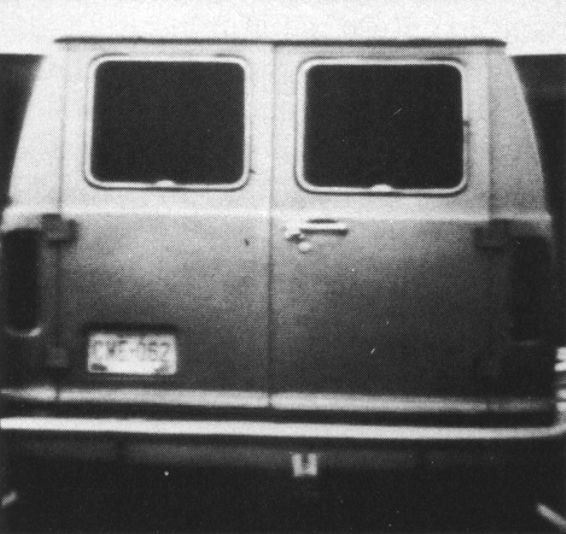
#> input picture Segmentation/images/Fig1027(a)(van_original).tif, 566 x 534 px
$ python EdgeDetection.py   (older library calls are emulated)
#> lines starting #> are read from the running program, lines starting #| are printed output that depends on the picture
import cv2
import numpy as np
from matplotlib import pyplot as plt

img=np.zeros((256,256),np.uint8)
img[100:200,100:200]=255
plt.imshow(img)
plt.show()

sobelx8u = cv2.Sobel(img,cv2.CV_8U,1 ,0,ksize=5) #سوبل خودش یک اپراتور گرادیان افقی و عمودی که مقادیر 1 و 0 یعنی در جهت x,y فعال باشد یا خیر
#نوع دیتاتایپ از نوع CV_8U که همون uint8 ---خروجی ماست
#اندازه کرنل سایزکه 5*5 است
#بخاطر مقادیر ستونی فیلتر سوبل و uint8 بودن ضرب ها فقط لبه اولی ستونی را بدست می آورد.پس از flot استفاده میکنیم
sobelx64f = cv2.Sobel(img,cv2.CV_64F,1,0,ksize=5)
abs_sobel64f = np.absolute(sobelx64f) #مثبت کردن مقادیر منفی که همون لبه سمت راست منفی بود و سیاه شد
sobel_8u = np.uint8(abs_sobel64f)

plt.subplot(1,3,1),plt.imshow(img,cmap = 'gray')
plt.title('Original'), plt.xticks([]), plt.yticks([])
plt.subplot(1,3,2),plt.imshow(sobelx8u,cmap = 'gray')
plt.title('Sobel CV_8U'), plt.xticks([]), plt.yticks([])
plt.subplot(1,3,3),plt.imshow(sobel_8u,cmap = 'gray')
plt.title('Sobel abs(CV_64F)'), plt.xticks([]), plt.yticks([])
plt.show()
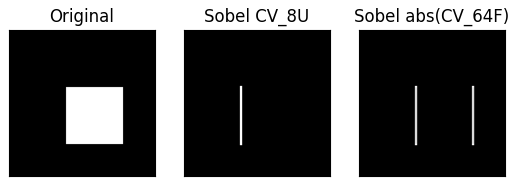
#> figure drawn by matplotlib, 3 panels


#canny edge detection
img = cv2.imread('./images/Fig1027(a)(van_original).tif',0)
#> img is the input picture: shape (534, 566); min 26, max 255, mean 106.1
img = cv2.resize(img, (100,100))
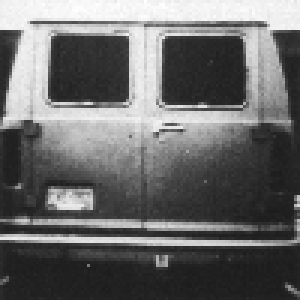
#> img: shape (100, 100) (shown 3 times larger); min 28, max 255, mean 105.8
edges = cv2.Canny(img, 150, 220)
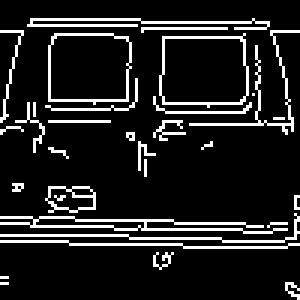
#> edges: shape (100, 100) (shown 3 times larger); 12.3% white in thin lines or dots
plt.subplot(121),plt.imshow(img,cmap = 'gray')
plt.title('Original Image'), plt.xticks([]), plt.yticks([])
plt.subplot(122),plt.imshow(edges,cmap = 'gray')
plt.title('Edge Image'), plt.xticks([]), plt.yticks([])
plt.show()

gx = cv2.Sobel(img,cv2.CV_64F,1,0,ksize=5)
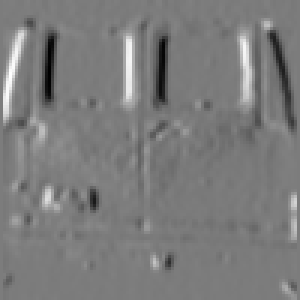
#> gx: shape (100, 100) float64 (shown 3 times larger); min -8268, max 8690, mean -5.2; drawn with min black and max white
gy = cv2.Sobel(img,cv2.CV_64F,0,1,ksize=5)
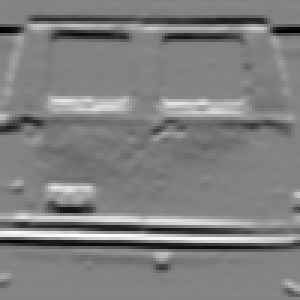
#> gy: shape (100, 100) float64 (shown 3 times larger); min -9212, max 8595, mean -268.2; drawn with min black and max white
mag = np.sqrt(gx**2+gy**2) #magnitude یا همون M
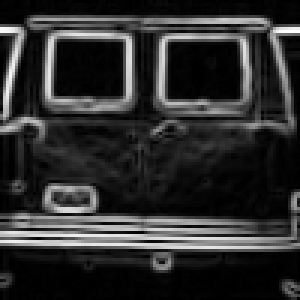
#> mag: shape (100, 100) float64 (shown 3 times larger); min 0, max 9220, mean 1679.1; drawn with min black and max white

plt.imshow(img,cmap = 'gray')
plt.quiver(range(img.shape[1]), range(img.shape[0]), gx, gy)
plt.show()
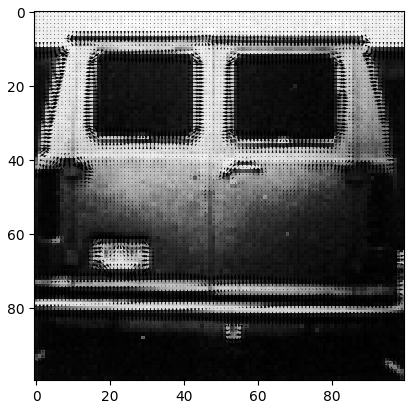
#> figure drawn by matplotlib, 1 panel
